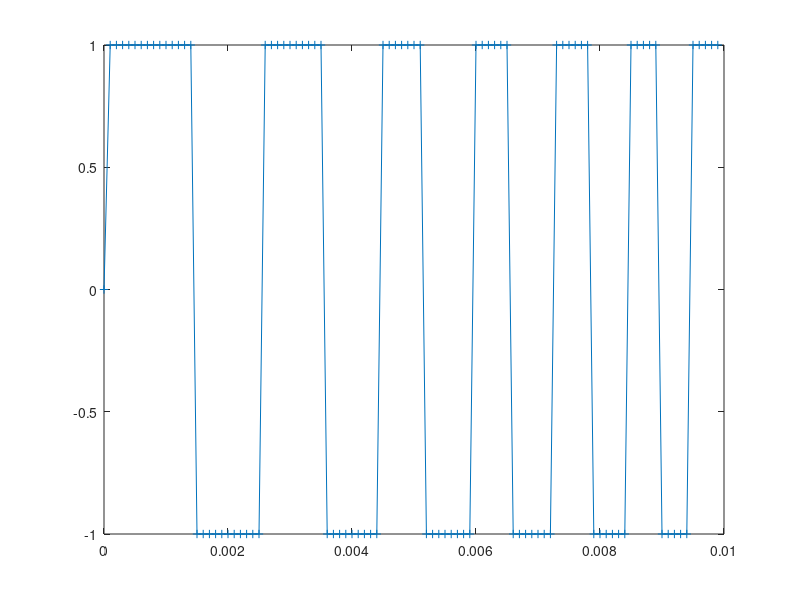
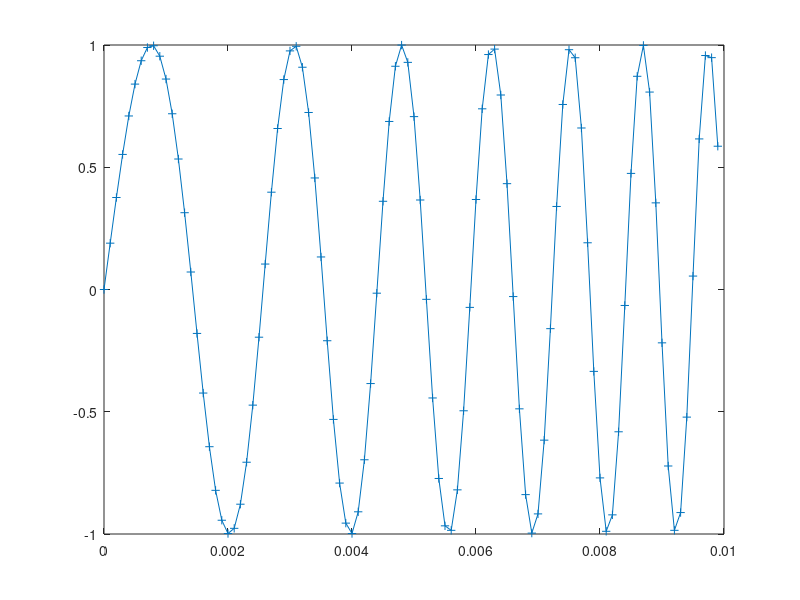
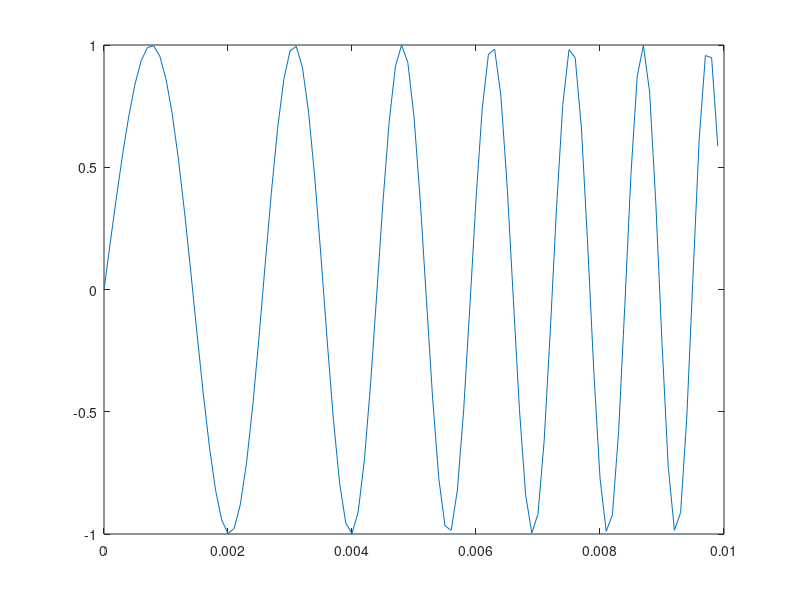

These charts were generated, in order, by the following MATLAB code:
clear all
close all
clc
pkg load signal;

%{
 [Fe,v] = lin_sweep(f0,T,k) : linear sweep from f0 to k/T with 
                     the next sample after the last will be 0.
          linear frequency for sweep function variation must 
          be linear so it is the integral that must be used ! 
 f0 : start frequency
 T  : time sweep duration
 k  : final frequency is k/T iif k > f0*T
 nfmax : number of points in final frequency period
 return :
 Fe : sampling frequency
 v  : signal row vector
%}
function [Fe,v] = lin_sweep(f0,T,k,nfmax)
  f1 = k/T;
  Fe = nfmax*f1;
  N  = T*Fe;
  t  = (0:N-1)*1/Fe;
  theta  = (f1-f0)/(2*T) * t.^2 + f0 * t;  
  v  = sin(2*pi*theta); 
endfunction

%{
  [t,v]=square(f,nf,nT) : square signal
  f  : frequency
  n2f: sampling frequency 2*nf*f
  nT : number of periods
  return :
  t : row time vector
  v : row square signal @f for nT periods  
%}
function [t,v]=square(f,n2f,nT)
  Te = 1/(2*n2f*f);
  N  = 2*nT*n2f;
  n  = (0:N-1);   
  v  = power(-1,floor(n/n2f));
  t  = n*Te;
endfunction


%{
[t,v] = lin_sweep(300,10e-3,4,20);
figure;plot(t,v,"marker",'+');

t=(0:39)*250e-6;
v=chirp(t,300,1e-2,400,'linear',-90);
figure;plot(t,v);

[t,v]=square(100,10,5);
figure;plot(t,v,"marker",'+');
%}
%{
function [t,v]=lin_square_sweep(f0,n2f,T,k)
  f1 = k/T + f0;
  Te = 1/(2*n2f*f);  
  N  = 2*nT/Te;
  t  = (0:N-1)*Te;
  v  = power(-1,floor(t));
endfunction
%}

function [Fe,v]=lin_square_sweep(f0,T,k,nfmax)
  [Fe,s] = lin_sweep(f0,T,k,nfmax);
  v = sign(s);  
endfunction

[Fe,v] = lin_square_sweep(300,10e-3,10,10);
figure; plot((0:length(v)-1)/Fe,v,"marker",'+')
  

% contruct a barker 13 signal from s
function b13=barker13(s)
  % barker 13 code +1 +1 +1 +1 +1 −1 −1 +1 +1 −1 +1 −1 +1  vector with s & s2
  b13=[s;s;s;s;s;-s;-s;s;s;-s;s;-s;s];  
endfunction

%{
 zeros_padding() : adding n zeros to vector v
 v: columns vector, 
 n: number of zeros to insert in front (if n>0) or 
    on back (if n<0) of v
 return vs: vector of the same length of v 
%}
function vs=zeros_padding(v,n)  
  if n > 0     
    vs=[zeros(n,1);v(1:end-n)];
  elseif n < 0
    vs=[v(-n+1:end);zeros(-n,1)];
  else
    vs=v;
  end
end

function [C,lag]=test_corr(v,v_ref,npad)
  
  m_v=zeros_padding(v,npad);
  [C,lag]=xcorr(m_v,v_ref);   
  
end

function r = detect_signal(v,v_ref,npad,nfft,show,str)
  [C,L]=test_corr(v,v_ref,npad);  
  if show 
    figure;
    plot(L,C);
    title(str); 
  endif
  [max,imax]=max(C);
  irange = imax-nfft:imax+nfft-1;
  CenterC = C(irange);
  if show 
    figure; 
    plot(irange,CenterC,"marker",'+');
    title1 = sprintf("center %s",str);
    title(title1);
  endif
  
  fftC = fft(CenterC);
  re =  sum(real(fftC).^2);
  im =  sum(imag(fftC).^2);
  r  = re/im; 
  printf("%s : ratio=%e\n",str,r); 
endfunction


[Fe,v] = lin_sweep(300,10e-3,10,10);
figure; plot((0:length(v)-1)/Fe,v,"marker",'+')
t=(0:99)*1e-4;
v=chirp(t,300,1e-2,1000,'linear',-90);
figure;plot(t,v);

barker = barker13(v');
d_barker = [diff(barker);0] * Fe;
noise = randn(length(barker),1);
%{
%figure; plot(v,"marker",'+')
figure; plot(barker,"marker",'+');title("barker");
figure; plot(d_barker,"marker",'+');title("D(barker)");
figure; plot(barker+noise,"marker",'+');title("Noisy barker");
figure; plot(d_barker+1e4*noise,"marker",'+');title("Noisy D(barker)");
%}

%{
r1 = detect_signal(barker,barker,0,32,1,"auto barker");
r2 = detect_signal(barker+noise/5,barker,0,32,1,"inter noisy barker barker");
r3 = detect_signal(d_barker,barker,0,32,1,"inter D(barker) barker");
r4 = detect_signal(d_barker+4e6*noise,barker,0,32,1,"inter noisy D(barker) barker");
%}

